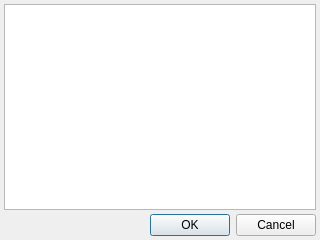
<?xml version="1.0" encoding="UTF-8"?>
<ui version="4.0">
 <comment>

   Copyright (C) 2005-2025, rncbc aka Rui Nuno Capela. All rights reserved.

   This program is free software; you can redistribute it and/or
   modify it under the terms of the GNU General Public License
   as published by the Free Software Foundation; either version 2
   of the License, or (at your option) any later version.

   This program is distributed in the hope that it will be useful,
   but WITHOUT ANY WARRANTY; without even the implied warranty of
   MERCHANTABILITY or FITNESS FOR A PARTICULAR PURPOSE.  See the
   GNU General Public License for more details.

   You should have received a copy of the GNU General Public License along
   with this program; if not, write to the Free Software Foundation, Inc.,
   51 Franklin Street, Fifth Floor, Boston, MA 02110-1301 USA.

 </comment>
 <class>qtractorAudioIOMatrixForm</class>
 <widget class="QDialog" name="qtractorAudioIOMatrixForm`">
  <property name="geometry">
   <rect>
    <x>0</x>
    <y>0</y>
    <width>320</width>
    <height>240</height>
   </rect>
  </property>
  <property name="sizePolicy">
   <sizepolicy hsizetype="Expanding" vsizetype="Expanding">
    <horstretch>0</horstretch>
    <verstretch>0</verstretch>
   </sizepolicy>
  </property>
  <property name="windowTitle">
   <string>Aux-Send I/O Matrix</string>
  </property>
  <layout class="QVBoxLayout">
   <property name="spacing">
    <number>4</number>
   </property>
   <property name="margin">
    <number>4</number>
   </property>
   <item>
    <widget class="qtractorAudioIOMatrixForm::TableWidget" name="TableWidget" />
   </item>
   <item>
    <widget class="QDialogButtonBox" name="DialogButtons">
     <property name="orientation">
      <enum>Qt::Horizontal</enum>
     </property>
     <property name="standardButtons">
      <set>QDialogButtonBox::Cancel|QDialogButtonBox::Ok</set>
     </property>
    </widget>
   </item>
  </layout>
 </widget>
 <customwidgets>
  <customwidget>
   <class>qtractorAudioIOMatrixForm::TableWidget</class>
   <extends>QTableWidget</extends>
   <header>qtractorAudioIOMatrixForm.h</header>
  </customwidget>
 </customwidgets>
 <tabstops>
  <tabstop>TableWidget</tabstop>
  <tabstop>DialogButtons</tabstop>
 </tabstops>
 <resources>
  <include location="qtractor.qrc"/>
 </resources>
 <connections/>
</ui>
